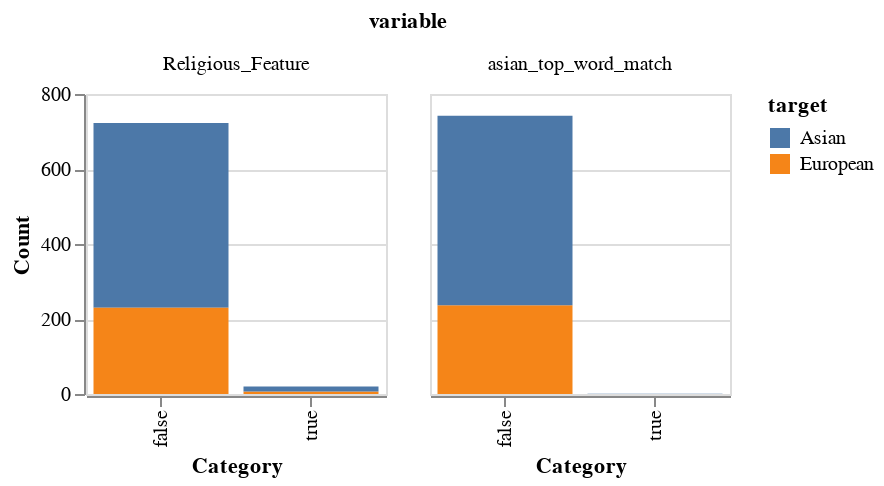

The cell this chart's notebook holds for it:
### Code cell
# Distribution of categoricals
import altair as alt

cat_train = train[cat_cols].melt(id_vars = 'target', var_name = 'variable', value_name = 'value')

alt.Chart(cat_train).mark_bar().encode(
    x = alt.X('value:N').title('Category'),
    y = alt.Y('count()').title('Count'),
    color = 'target'
).properties(
    width = 150,
    height = 150
).facet(
    'variable:N',
    columns = 3
)

### Figure 1 — Vega specification as saved in the notebook (floating-point values rounded to 4 significant figures)
{"$schema": "https://vega.github.io/schema/vega/v5.json", "data": [{"name": "source_0", "values": [{"value": false, "target": "European", "variable": "asian_top_word_match", "__count": 237, "__count_end": 237.0, "__count_start": 0.0}, {"value": false, "target": "Asian", "variable": "asian_top_word_match", "__count": 505, "__count_end": 742.0, "__count_start": 237.0}, {"value": true, "target": "Asian", "variable": "asian_top_word_match", "__count": 1, "__count_end": 1.0, "__count_start": 0.0}, {"value": true, "target": "European", "variable": "Religious_Feature", "__count": 7, "__count_end": 7.0, "__count_start": 0.0}, {"value": false, "target": "Asian", "variable": "Religious_Feature", "__count": 493, "__count_end": 723.0, "__count_start": 230.0}, {"value": false, "target": "European", "variable": "Religious_Feature", "__count": 230, "__count_end": 230.0, "__count_start": 0.0}, {"value": true, "target": "Asian", "variable": "Religious_Feature", "__count": 13, "__count_end": 20.0, "__count_start": 7.0}]}, {"name": "facet_domain", "values": [{"variable": "asian_top_word_match", "count": 3}, {"variable": "Religious_Feature", "count": 4}]}, {"name": "facet_domain_row", "values": [{"data": 0.0}]}, {"name": "facet_domain_column", "transform": [{"type": "sequence", "start": 0.0, "stop": {"signal": "min(length(data(\"facet_domain\")), 3)"}}]}, {"name": "source_0_x_domain_value", "values": [{"value": false}, {"value": true}]}, {"name": "source_0_color_domain_target", "values": [{"target": "European"}, {"target": "Asian"}]}], "signals": [{"name": "child_width", "value": 150}, {"name": "child_height", "value": 150}], "marks": [{"type": "group", "name": "facet-title", "title": {"text": "variable", "style": "guide-title", "offset": 10}, "role": "column-title"}, {"type": "group", "name": "row_header", "from": {"data": "facet_domain_row"}, "encode": {"update": {"height": {"signal": "child_height"}}}, "axes": [{"scale": "y", "title": "Count", "orient": "left", "labelOverlap": true, "tickCount": {"signal": "ceil(child_height/40)"}, "zindex": 0, "grid": false}], "role": "row-header"}, {"type": "group", "name": "column_footer", "from": {"data": "facet_domain_column"}, "encode": {"update": {"width": {"signal": "child_width"}}}, "axes": [{"scale": "x", "labelBaseline": "middle", "zindex": 0, "orient": "bottom", "title": "Category", "labelAngle": 270, "grid": false, "labelAlign": "right"}], "role": "column-footer"}, {"type": "group", "name": "cell", "from": {"facet": {"data": "source_0", "name": "facet", "groupby": ["variable"]}}, "sort": {"field": ["datum[\"variable\"]"], "order": ["ascending"]}, "encode": {"update": {"width": {"signal": "child_width"}, "height": {"signal": "child_height"}}}, "marks": [{"type": "rect", "name": "child_marks", "from": {"data": "facet"}, "encode": {"update": {"width": {"signal": "max(0.25, bandwidth('x'))"}, "fill": {"field": "target", "scale": "color"}, "y2": {"field": "__count_start", "scale": "y"}, "y": {"field": "__count_end", "scale": "y"}, "x": {"field": "value", "scale": "x"}}}, "style": ["bar"]}], "axes": [{"scale": "y", "aria": false, "zindex": 0, "maxExtent": 0, "grid": true, "orient": "left", "gridScale": "x", "minExtent": 0, "tickCount": {"signal": "ceil(child_height/40)"}, "labels": false, "domain": false, "ticks": false}], "title": {"text": {"signal": "isValid(parent[\"variable\"]) ? parent[\"variable\"] : \"\"+parent[\"variable\"]"}, "frame": "group", "offset": 10, "style": "guide-label"}, "style": "cell"}], "scales": [{"name": "x", "type": "band", "domain": {"data": "source_0_x_domain_value", "field": "value", "sort": true}, "range": [0, {"signal": "child_width"}], "paddingInner": 0.1, "paddingOuter": 0.05}, {"name": "y", "type": "linear", "domain": {"data": "source_0", "fields": ["__count_start", "__count_end"]}, "range": [{"signal": "child_height"}, 0], "nice": true, "zero": true}, {"name": "color", "type": "ordinal", "domain": {"data": "source_0_color_domain_target", "field": "target", "sort": true}, "range": "category"}], "legends": [{"fill": "color", "symbolType": "square", "title": "target"}], "background": "white", "padding": 5, "layout": {"padding": 20, "bounds": "full", "align": "all", "columns": 3}}
